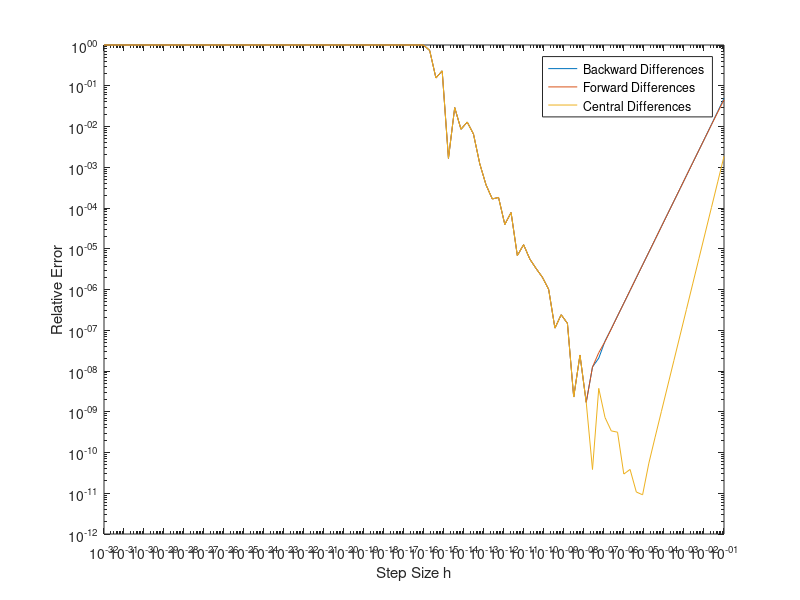

Write the MATLAB code that produced this figure.
% Function definition
f = @(x) atan(x);

% Derivative of the function
df = @(x) 1 / (1 + x^2);

% Point x at which the derivative is to be calculated
r = sqrt(2);

% Exact value of the derivative at x
exact = df(r);

% Initialize arrays for h values, backward differences, forward differences,
% central differences, and errors
h = logspace(-32, -1, 100);
backward = zeros(1, 100);
forward = zeros(1, 100);
central = zeros(1, 100);
err_back = zeros(1, 100);
err_for = zeros(1, 100);
err_cent = zeros(1, 100);

% Loop to calculate backward differences, forward differences, central
% differences and errors for each h value
for i = 1:100
backward(i) = (f(r) - f(r - h(i))) / h(i);
forward(i) = (f(r + h(i)) - f(r)) / h(i);
central(i) = (f(r + h(i)) - f(r - h(i))) / (2 * h(i));
err_back(i) = abs(exact - backward(i)) / abs(exact);
err_for(i) = abs(exact - forward(i)) / abs(exact);
err_cent(i) = abs(exact - central(i)) / abs(exact);
end

% Log-log plot of relative error for different approximation methods
loglog(h, err_back, '-', 'DisplayName', 'Backward Differences');
hold on;
loglog(h, err_for, '-', 'DisplayName', 'Forward Differences');
loglog(h, err_cent, '-', 'DisplayName', 'Central Differences');
xlabel('Step Size h');
ylabel('Relative Error');
legend('show');
hold off;